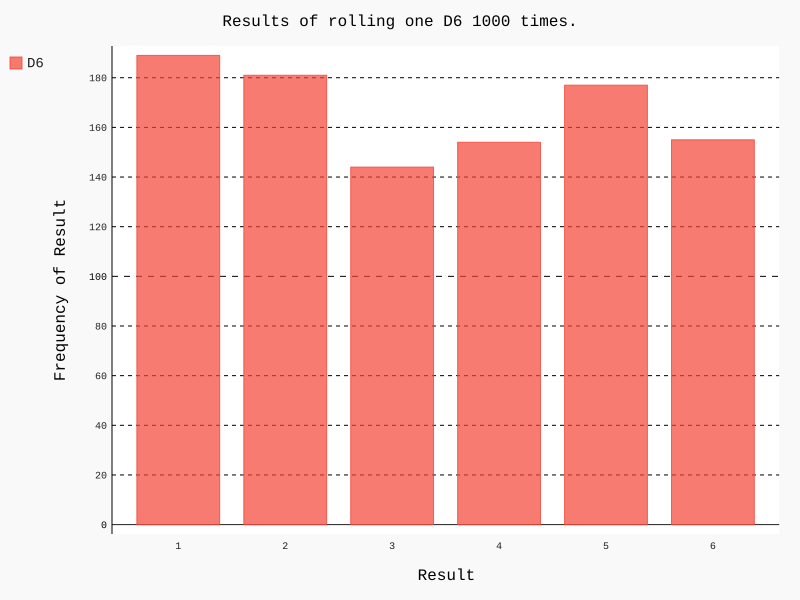

Write Python code to recreate this figure.
import pygal

from die import Die


# Create a D6.
die = Die()

# Make some rolls, and store results in a list.
results = []
for roll_num in range(1000):
    result = die.roll()
    results.append(result)

# Analyze the results.
frequencies = [results.count(value) for value in range(1, die.num_sides+1)]

# Visualize the results.
hist = pygal.Bar()

hist.title = "Results of rolling one D6 1000 times."
hist.x_labels = range(1, die.num_sides+1)
hist.x_title = "Result"
hist.y_title = "Frequency of Result"

hist.add('D6', frequencies)
hist.render_to_file('die_visual.svg')
